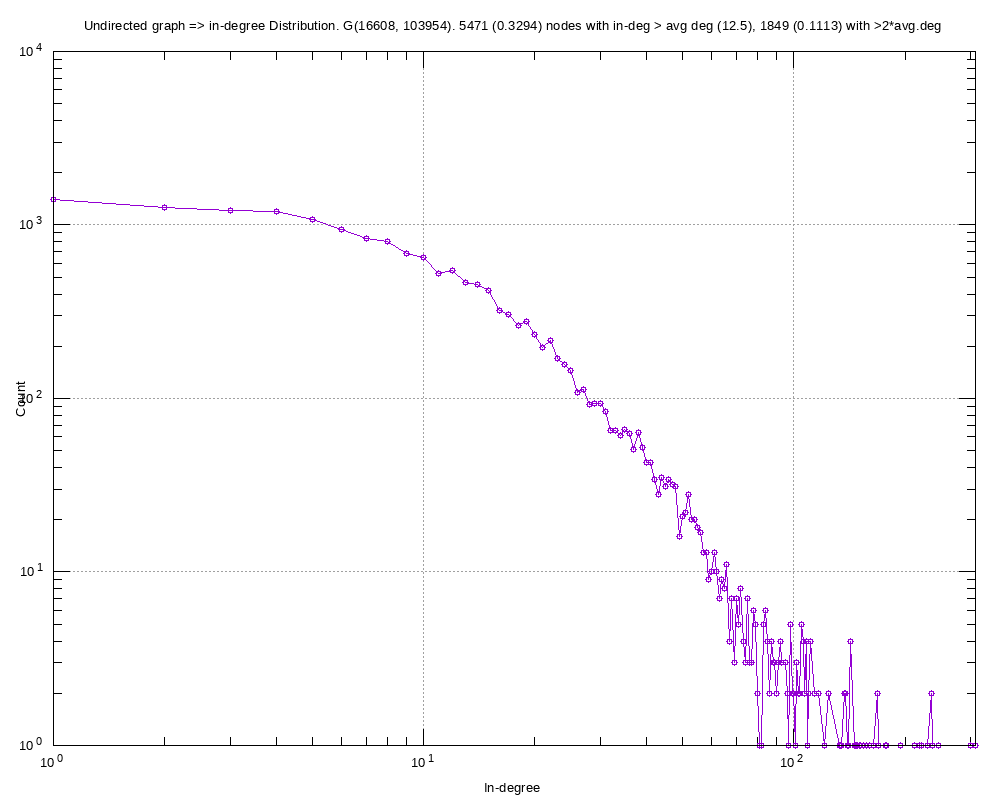

Recreate this plot in gnuplot.
#
# Undirected graph => in-degree Distribution. G(16608, 103954). 5471 (0.3294) nodes with in-deg > avg deg (12.5), 1849 (0.1113) with >2*avg.deg (Wed Sep  4 19:20:18 2019)
#

set title "Undirected graph => in-degree Distribution. G(16608, 103954). 5471 (0.3294) nodes with in-deg > avg deg (12.5), 1849 (0.1113) with >2*avg.deg"
set key bottom right
set logscale xy 10
set format x "10^{%L}"
set mxtics 10
set format y "10^{%L}"
set mytics 10
set grid
set xlabel "In-degree"
set ylabel "Count"
set tics scale 2
set terminal png font arial 10 size 1000,800
set output 'inDeg.cit-HepPh-subgraph-degree-distribution.png'
plot 	"inDeg.cit-HepPh-subgraph-degree-distribution.tab" using 1:2 title "" with linespoints pt 6
